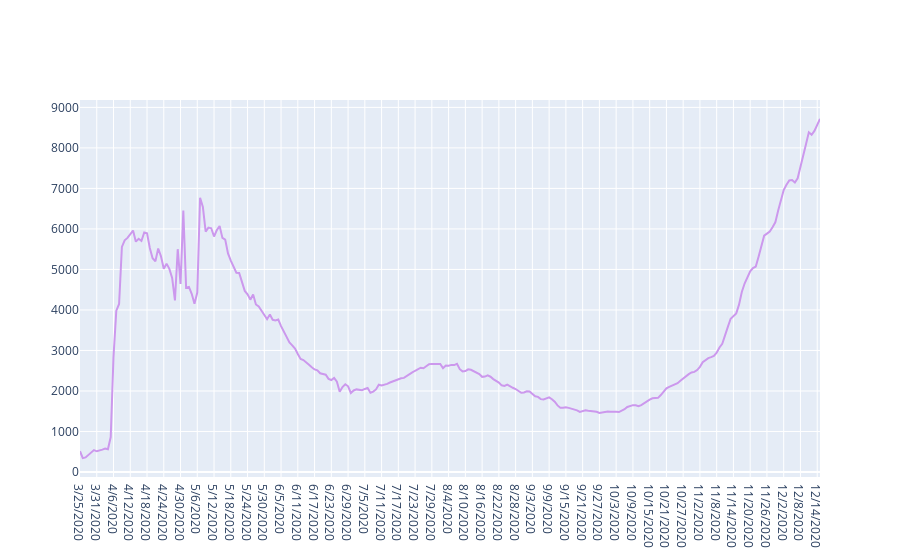

Notebook source saved alongside this figure:
### Code cell
fig4.add_trace(go.Scatter(x=Prediction_data.index.values,
                         y=predicted_y_list,
                         mode="lines",
                         name='Prediction',
                         line=dict(color=colour,
                                   width=2,
                                   dash=None)))

### Figure 1 — Plotly figure (JSON) as saved in the notebook; plotly's stock layout.template omitted (floating-point values rounded to 4 significant figures; data arrays with more than 128 entries replaced by an {"elided": "..."} marker saying what was removed)
{"data": [{"line": {"color": "rgb(204, 152, 237)", "width": 2}, "mode": "lines", "name": "Prediction", "type": "scatter", "x": {"elided": "266 str values"}, "y": {"elided": "266 int values"}}], "layout": {}}
